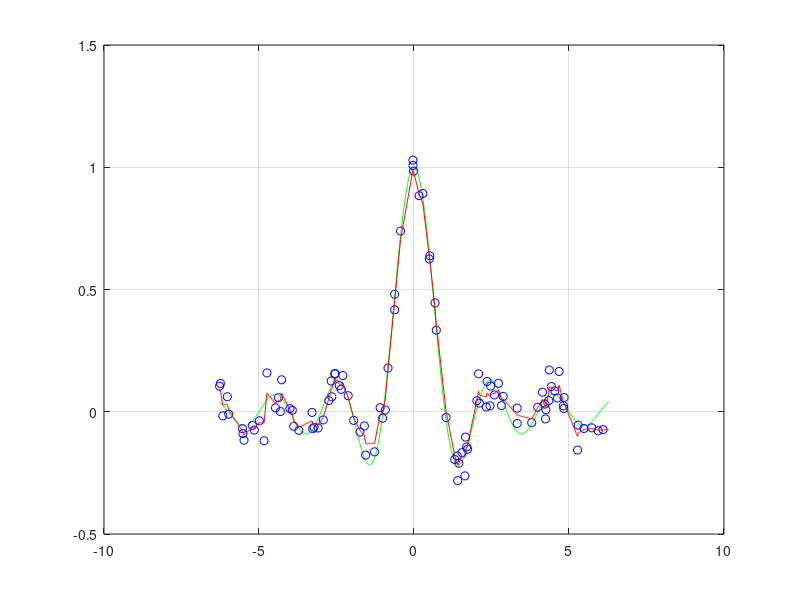

Reproduce this figure in MATLAB.
clear
close all
clc

%% Regression in multi-dimension problems
% This script is general and can be used in all problems

m = 1000;
n = 100;                                 % samples
d = 1;                                   % dimension of the problem
sigma = .05;

XT = linspace(-2*pi, 2*pi, m)';
YT = sinc(XT);

X = rand(n,d)*4*pi - 2*pi;               % calculations to have samples in the same range of the sin [-2pi, 2pi]
Y = sinc(X) + sigma * randn(n,1);

figure, box on, hold on, grid on
plot(XT,YT,'g');
plot(X,Y,'ob');

%% Kernel method
% min_w || X w - y ||^2 + lambda ||w||^2
% X = [phi(x_1)',...,phi(x_n)']
% w = X' * alpha
% alpha = (Q+ lambda * I)^{-1} y
% Q_{i,j} = phi(x_i)' * phi(x_j) = exp(gamma * ||x_i - x_j||^2)
% f(x) = w' phi(x) = sum_{i=1}^n alpha phi(x_i) phi(x)
%                  = sum_{i=1}^n exp(-gamma*||x_i - x||^2)

Q = zeros(n,n);

% I try to tune the values
% I have to split the data into train and test set, but i can't do it only
% one time. I need to repeat hte expeiment some times and find the best
% lambda and gamma on average
nl = round(.7*n);                                   % learning set (70% of data)
nv = n - nl;                                        % validation set (the remaining)
% I can compute the pair-wise distances here
PD = pdist2(X,X);                                    % optimisation step
err = zeros(30*30,1);                               % instead of using a matrix we use a vector to have only a single index
for k = 1:30                                        % 30 is the magical number
    i = randperm(n);
    il = sort(i(1:nl));
    iv = sort(i(nl+1:end));                         % optimisation steps: see QV comment below
    j = 0;
    for gamma = logspace(-4,3,30)
        QL = exp(-gamma * PD(il, il));              % precomputable (if gamma is in the external cycle)
        QV = exp(-gamma * PD(iv, il));              % in these two lines I'm accessing rows and columns of a matrix, where indexes are scrumbled. We can improve the access by sorting il and iv
        % If a matrix is sparse there's a waste of space. In matlab I can
        % transform it using sparse(M) to obtain a sparse representation
        % (memory efficient)
        for lambda = logspace(-4,3,30)
            j = j + 1;
            alpha = (QL + lambda * eye(nl,nl))\Y(il);              
            YP = QV * alpha;
            err(j) = err(j) + mean(abs(YP-Y(iv))) / 30;
        end
    end
end

% Finally I find the best lambda and gamma
j = 0;
err_best = Inf;
for gamma = logspace(-4,3,30)
   for lambda = logspace(-4,3,30)
      j = j + 1;
      if (err(j) < err_best)
          err_best = err(j);
          gamma_best = gamma;
          lambda_best = lambda;
      end
   end
end

Q = exp(-gamma_best * pdist2(X,X));
alpha = (Q + lambda_best * eye(n,n)) \ Y;
YP = exp(-gamma_best * pdist2(XT,X)) * alpha;
plot(XT,YP,'r');